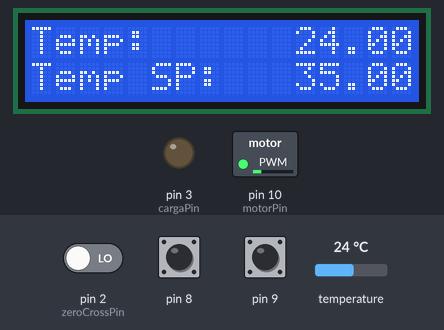
A sketch run on a simulated Arduino Uno, built with avr-gcc and run on an emulated ATmega328P. Shown: 16×2 character LCD, switched loads named in the sketch (green lamp = pin HIGH), output pins drawn as LEDs (lit = HIGH). Inputs (shaded band) come from the test bench; at power-on: pin 8 LOW, temperature 24 °C, pin 9 LOW, pin 2 (zeroCrossPin) LOW.

Above: at 3.3 s.
3.4 s: pin 8 pulled HIGH for 1 s
At 4.3 s:
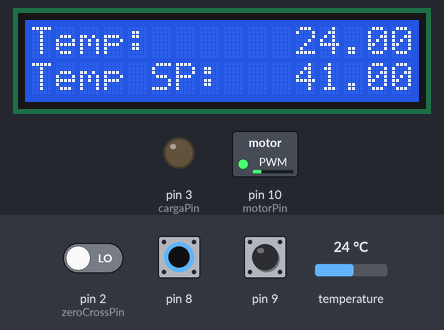
5.9 s: temperature set to 12 °C
At 7.7 s:
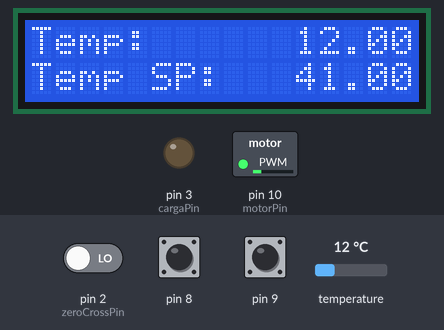
8.2 s: pin 9 pulled HIGH for 3.2 s
At 12.5 s:
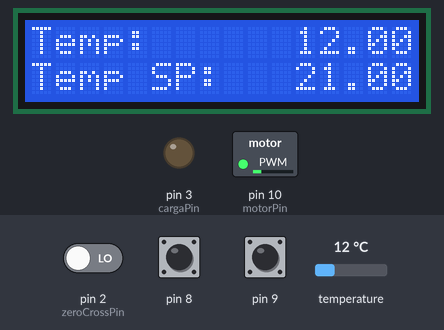
12.9 s: pin 8 pulled HIGH for 3.2 s
At 18.7 s:
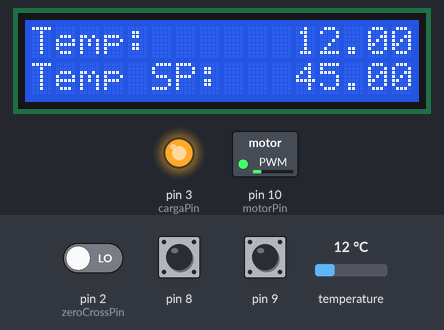
19.5 s: temperature set to 19 °C
At 21.9 s:
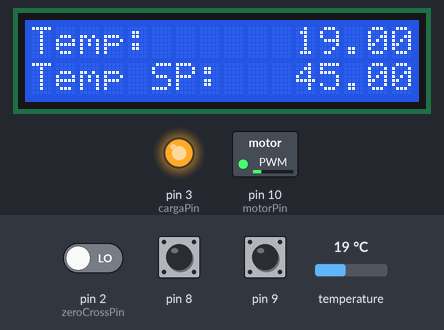
22.2 s: pin 9 pulled HIGH for 1 s
At 24.2 s:
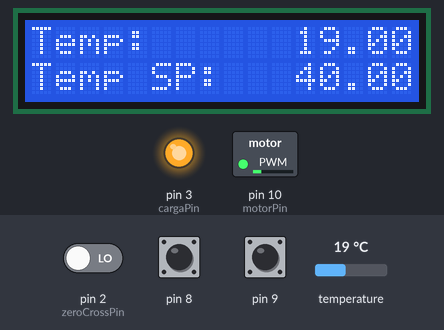
Timing chart, 0 to 25.7 s (numbered marks = the images above; inputs shaded):
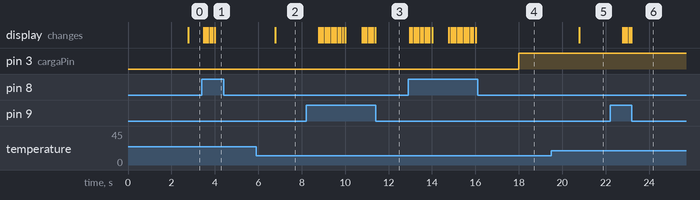

Measured:
- after the input at 3.4 s, the display: first changes after 0.08 s (image 1 shows a later state)
- after the input at 5.9 s, the display: changes after 0.87 s (image 2)
- after the input at 8.2 s, the display: first changes after 0.58 s (image 3 shows a later state)
- after the input at 12.9 s, pin 3 (cargaPin): LOW → HIGH after 5.1 s; the display: first changes after 0.08 s (image 4 shows a later state)
- after the input at 19.5 s, the display: changes after 1.3 s (image 5)
- after the input at 22.2 s, the display: first changes after 0.58 s (image 6 shows a later state)

The sketch:

Thermostatic-Bath.ino
```cpp
#include <LiquidCrystal.h>
#include <OneWire.h>
#include <DallasTemperature.h>

LiquidCrystal lcd(12, 11, 7, 6, 5, 4);

const int oneWirePin = 13;
const int zeroCrossPin = 2;
const int cargaPin = 3;
const int motorPin = 10;
volatile long carga = 0;  // 0 a 100
unsigned long time;
unsigned long time1 =0;
unsigned long time2 =0;
unsigned long time3 =0;
unsigned long timeCT =0;
int untilTurnOff = 10; //porcentagem antes de desligar
long tCT = 0;
bool isPrint = true;

float Tsp =35;
float T = 0;
float K[] = {10, 0.2, 1};
float ISoma = 0;
float dt = 2; //em segundos
float ErroPssado = 0; //usado na derivativa
int contASD1 = 0;
int contASD2 = 0;
OneWire oneWire(oneWirePin);
DallasTemperature sensors(&oneWire);

void setup() {
  Serial.begin(9600);
  pinMode(zeroCrossPin, INPUT);
  pinMode(cargaPin, OUTPUT);
  pinMode(8, INPUT);
  pinMode(9, INPUT);
  pinMode(motorPin, OUTPUT);
  analogWrite(motorPin, map(20, 0, 100, 0, 255));
  attachInterrupt(digitalPinToInterrupt(zeroCrossPin), zeroCross, RISING); //Fala a regra que tem que seguir
  sensors.begin();
  lcd.begin(16, 2);
}

void loop() {
  time = micros();
  if((time-time1)>=100000){
      time1=time;
      verButton();
  }
  if((time-time2)>=(dt*1000000)){//atualiza o LCD a cada dt segundos
      if(carga<=50){ // enquanto o display mostra/pega temperatura e calcula o controle fica liga só se a carga for maior que 50%
        digitalWrite(cargaPin, LOW);
      }else{
        digitalWrite(cargaPin, HIGH);// só vai ficar low quando entrar no if de controla (proximo abaixo)
      }
      time2=time;
      sensors.requestTemperatures();
      T = sensors.getTempCByIndex(0);
      carga = controle(); //retorna a porcentagem da carga
      atualizarLCD(String(T)); //Mostra no LCD

  }
  if((time-time3)>=(60*1000000)){
    time3=time;
    if(isPrint){
      Serial.print(carga);
      Serial.print(" ");
      Serial.println(T);
    }
  }

}

void zeroCross()  {
  if (carga>=untilTurnOff){
    tCT = 8333L*(100L-carga)/100L; //microsegundos que tem que esperar
    delayMicroseconds(tCT);
    digitalWrite (cargaPin,HIGH);
    delayMicroseconds(10);
    digitalWrite (cargaPin,LOW);

  }

}

void atualizarLCD(String show){
  lcd.clear();
  lcd.setCursor(0, 0);
  lcd.print("Temp: ");
  lcd.setCursor(11, 0);
  lcd.print(show);
  lcd.setCursor(0, 1);
  lcd.print("Temp SP: ");
  lcd.setCursor(11, 1);
  lcd.print(Tsp);
}

float controle(){ //Retorna a porcentagem que a lampada deve ligar
  float Tcorr = Tsp + untilTurnOff/K[0]; //Temperatura corrigida
  float erro = Tsp  - Tcorr;
  float Ppart = K[0]*erro;
  float Ipart = ISoma + K[1]*(Tsp-T)*dt;
  float Dpart = K[2]*(erro-ErroPssado)/dt;

  ErroPssado = erro;
  ISoma = Ipart;
  float saida = Ppart + Ipart + Dpart;
  if (saida>70){
    saida = 70;
  }
  return saida;
}

void verButton(){
  if (digitalRead(8)==1){
    Tsp = Tsp+1;
    atualizarLCD(String(T)); //Mostra no LCD
  }
  else if (digitalRead(9)==1){
    Tsp = Tsp-1;
    atualizarLCD(String(T)); //Mostra no LCD
  }
  if(Tsp<=0){
     Tsp=0;
  }
}
```
